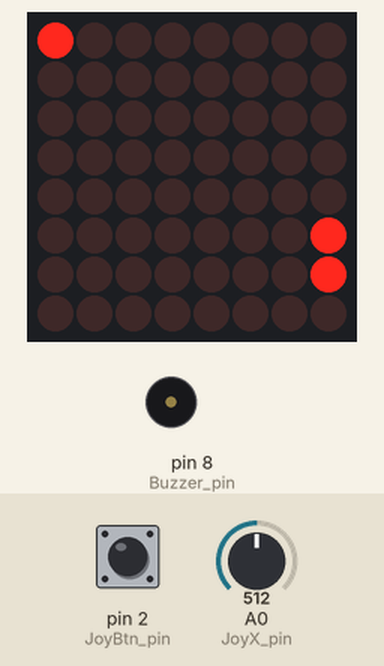
Simulated run of this sketch. Board: Arduino Uno, built with avr-gcc and run on an emulated ATmega328P. Parts: 8×8 LED matrix, buzzer (waves = sounding). The inputs (shaded band) are chosen by the test bench; at power-on: A0 (JoyX_pin) = 512, pin 2 (JoyBtn_pin) HIGH.

Above: at 1.2 s.
1.3 s: A0 (JoyX_pin) set to 716
At 1.65 s:
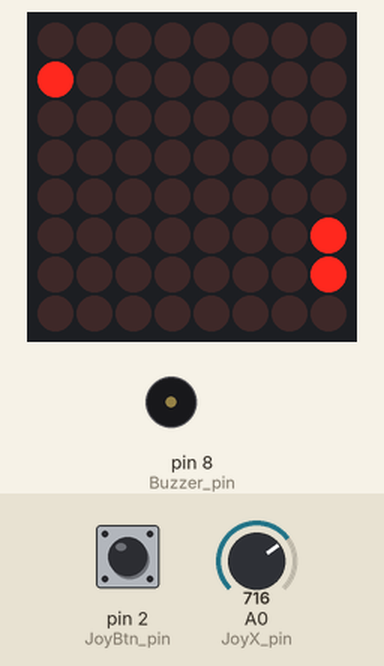
3.9 s: pin 2 (JoyBtn_pin) pulled LOW for 0.15 s
At 4.06 s:
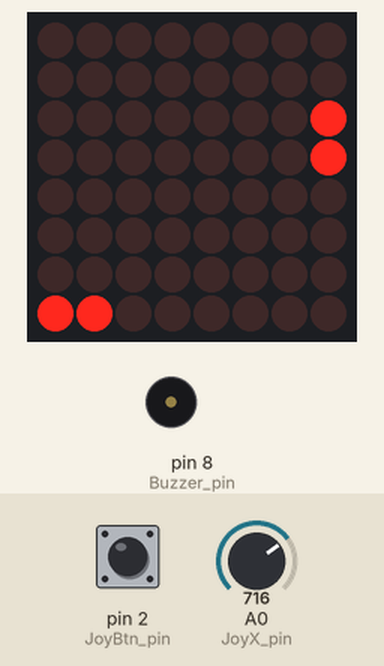
4.6 s: A0 (JoyX_pin) set to 306
At 4.96 s:
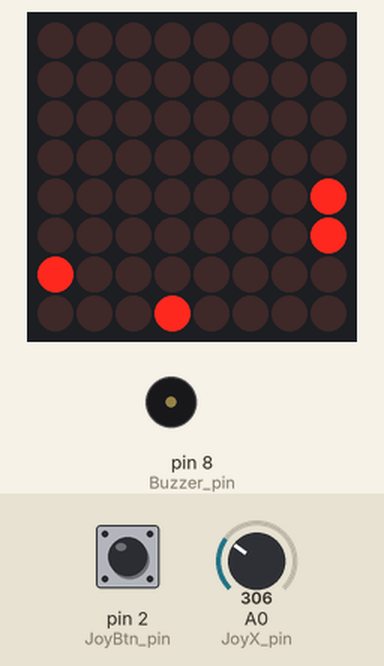
7.2 s: pin 2 (JoyBtn_pin) pulled LOW for 1 s
At 7.68 s:
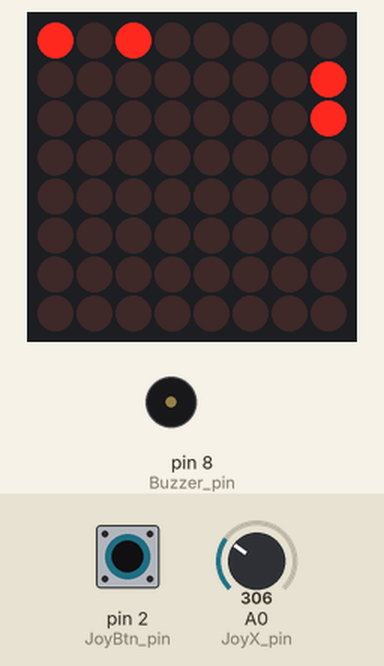
8.8 s: pin 2 (JoyBtn_pin) pulled LOW for 0.15 s
At 8.9 s:
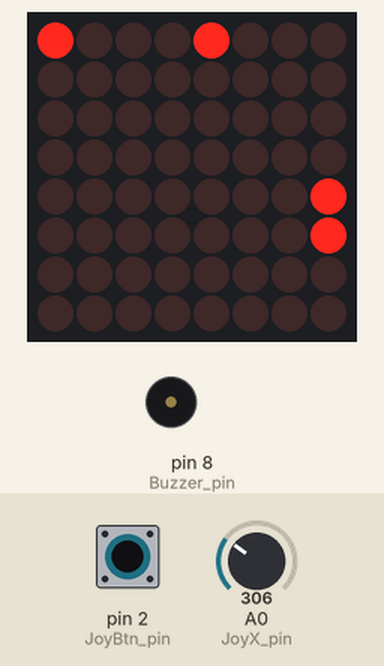
9.5 s: A0 (JoyX_pin) set to 900
At 9.8 s:
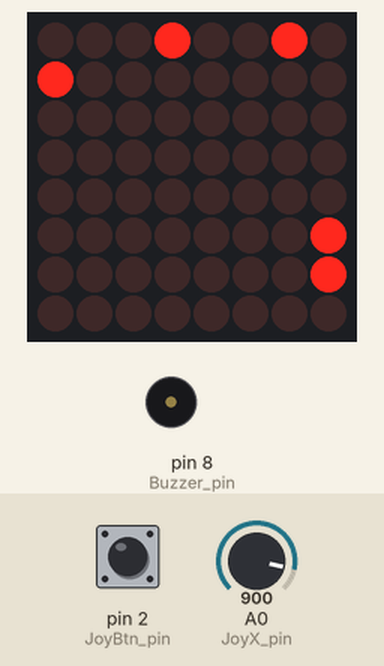
Timing chart, 0 to 12.5 s (numbered marks = the images above; inputs shaded):
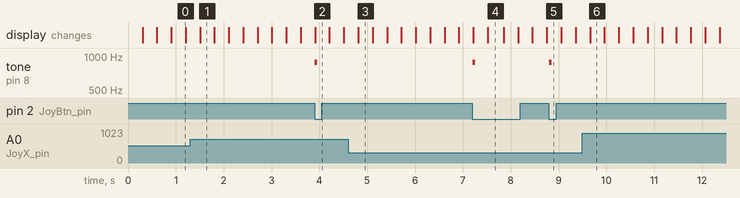

The sketch:

moving_light.ino
```cpp
#include "LedControl.h"
#include <Bounce2.h>
#include "pitches.h"

/*
 Setup LedControl to work with.
 ***** These pin numbers will probably not work with your hardware *****
 pin 12 is connected to the DataIn
 pin 11 is connected to LOAD(CS)
 pin 10 is connected to the CLK
 We have only a single MAX72XX.
 */
LedControl lc=LedControl(12,10,11,1);

// Joystick
const int JoyBtn_pin = 2; // digital pin connected to switch output
const int JoyX_pin = 0; // analog pin connected to X output
const int JoyY_pin = 1; // analog pin connected to Y output
const Bounce joyBtn = Bounce();

// Buzzer
const int Buzzer_pin = 8;

// Position
typedef struct
{
  float x;
  float y;
} Position;

// Player
typedef struct
{
  Position position;
  unsigned int score;
  float speed; // pixel per millisecond
  unsigned long lastBulletTime; // track when the last bullet was shot
} Player;
Player player;
const float MAX_PLAYER_SPEED = 0.01; // px per millisecond

// a Bullet
typedef struct
{
  Position position;
  bool active;
  float speed; // pixel per millisecond
} Bullet;
const int MAX_BULLETS = 6;
Bullet bullets[MAX_BULLETS];
const int BULLET_COOLDOWN = 250; // milliseconds between shots

// a target
typedef struct
{
  Position topLeft;
  Position bottomRight;
  float speed;   // pixel per millisecond
  int direction; // 1 -> right, -1 -> left
} Target;
Target target;

// store current inputs
Position newPosition;
int moveX;
bool newBtnState; // true -> pressed, false -> not pressed

// Refresh interval at which to set our game loop
const int refreshInterval  = 100; // Redraw 10 times per second
// When was the last update call?
unsigned long lastUpdateTime;
// When was the last render call?
unsigned long lastRenderTime;

void setup() {
  // if analog input pin 4 is unconnected, random analog
  // noise will cause the call to randomSeed() to generate
  // different seed numbers each time the sketch runs.
  // randomSeed() will then shuffle the random function.
  randomSeed(analogRead(4));

  Serial.begin(57600);

  /*
   The MAX72XX is in power-saving mode on startup,
   we have to do a wakeup call
   */
  lc.shutdown(0,false);
  /* Set the brightness (0 - 15) */
  lc.setIntensity(0,8);
  /* and clear the display */
  lc.clearDisplay(0);

  // Setup debouncer
  joyBtn.attach(JoyBtn_pin, INPUT_PULLUP);
  joyBtn.interval(5);

  // Setup player
  player.speed = 0.001;

  // Setup target
  target.topLeft.x = 2;
  target.topLeft.y = 7;
  target.bottomRight.x = 3;
  target.bottomRight.y = 7;
  target.speed = 0.003;
  target.direction = 1.0;

  // initialize game loop
  lastUpdateTime = millis();
  lastRenderTime = lastUpdateTime;
}

void updateGame(unsigned long elapsed) {
  updatePlayerPosition(elapsed);
  updateBulletPosition(elapsed);
  updateTargetPosition(elapsed);
  detectHit(elapsed);
}

void updatePlayerPosition(unsigned long elapsed)
{
  // calculate moveSpeed per millisecond
  float deltaX = MAX_PLAYER_SPEED/512.0 * moveX;
  // multiply with elapsed milliseconds to get final delta
  deltaX *= elapsed;
  player.position.x = constrain(player.position.x + deltaX, 0.0, 7.0);
}

void updateBulletPosition(unsigned long elapsed)
{
  for (int i=0; i < MAX_BULLETS; i++) {
    if (bullets[i].active) {
      float deltaY = bullets[i].speed * elapsed;
      bullets[i].position.y += deltaY;
      if (bullets[i].position.y > 7) {
        // bullet left screen
        bullets[i].active = false;
      }
    }
  }
}

void updateTargetPosition(unsigned long elapsed)
{
  float deltaX = target.speed * target.direction * elapsed;
  target.topLeft.x += deltaX;
  target.bottomRight.x += deltaX;
  if (( target.direction > 0 ) && (target.bottomRight.x > 7)) {
    // change direction
    target.direction = -1.0;
  }
  if (( target.direction < 0 ) && (target.topLeft.x < 0)) {
    // change direction
    target.direction = 1.0;
  }
}

void detectHit(unsigned long elapsed)
{
  float targetPadding = 0.5;
  float tXleft = target.topLeft.x - targetPadding;
  float tXright = target.bottomRight.x + targetPadding;
  float tY = target.bottomRight.y - targetPadding;

  // check all bullets if any matches coordinates of target
  for (int i=0; i < MAX_BULLETS; i++) {
    if (bullets[i].active) {
      float bX = bullets[i].position.x;
      float bY = bullets[i].position.y;
      if ( (bY >= tY) && (bX >= tXleft) && (bX <= tXright)) {
        // Target hit!
        Serial.print("Bullet ");
        Serial.print(i);
        Serial.println(" hit target!");
        player.score++;
        bullets[i].active = false;
        tone(Buzzer_pin, NOTE_C3, 50);
      }
    }
  }
}

void draw()
{
  lc.clearDisplay(0);

  // draw player
  lc.setLed(0, round(player.position.x), round(player.position.y), true);

  // draw bullets
  for (int i=0; i < MAX_BULLETS; i++) {
    if (bullets[i].active) {
      lc.setLed(0, round(bullets[i].position.x), round(bullets[i].position.y), true);
    }
  }

  // draw target
  for (int x=(round(target.topLeft.x)); x <= (round(target.bottomRight.x)); x++) {
    lc.setLed(0, x, round(target.bottomRight.y), true);
  }
}

void checkInputs() {

  // update debouncer
  joyBtn.update();

  // Any button pressed?
  newBtnState = joyBtn.fell();

  // vertical position, mapped to 8x8 matrix
  // newPosition.y = analogRead(JoyY_pin)/128;
  moveX = analogRead(JoyX_pin) - 512;
}

void checkActions() {
  if (newBtnState) {
    // player wants to fire bullet.
    // First check if cooldown period is over
    unsigned long now = millis();
    if ((now - player.lastBulletTime) > BULLET_COOLDOWN) {
      // Now check if there is a slot available.
      int freeBulletIndex = -1;
      for (int i = 0; i < MAX_BULLETS; i++) {
        if (!bullets[i].active){
          freeBulletIndex = i;
          break;
        }
      }
      if (freeBulletIndex > -1) {
        // launch new bullet;
        player.lastBulletTime = millis();
        bullets[freeBulletIndex].active = true;
        bullets[freeBulletIndex].speed = 0.002; // px per millisecond
        bullets[freeBulletIndex].position.x = player.position.x;
        bullets[freeBulletIndex].position.y = player.position.y + 1;
        tone(Buzzer_pin, NOTE_A5, 50);
      }
    }
  }
}

void loop() {
  unsigned long now = millis();
  unsigned long millisSinceLastUpdate = now - lastUpdateTime;
  unsigned long millisSinceLastRender = now - lastRenderTime;
  checkInputs();
  checkActions();
  updateGame(millisSinceLastUpdate);
  if (millisSinceLastRender < refreshInterval)
  {
    draw();
    lastRenderTime = now;
  }
  lastUpdateTime = now;
}
```

Measured:
- after the input at 1.3 s, the display: changes after 0.21 s (image 1)
- after the input at 3.9 s, tone on pin 8 (Buzzer_pin): silent → 880 Hz at once, → silent 0.05 s later; the display: changes at once (image 2)
- after the input at 4.6 s, the display: changes after 0.21 s (image 3)
- after the input at 7.2 s, tone on pin 8 (Buzzer_pin): silent → 880 Hz at once, → silent 0.05 s later; the display: first changes at once (image 4 shows a later state)
- after the input at 8.8 s, tone on pin 8 (Buzzer_pin): silent → 880 Hz at once, → silent 0.05 s later
- after the input at 9.5 s, the display: changes after 0.16 s (image 6)
